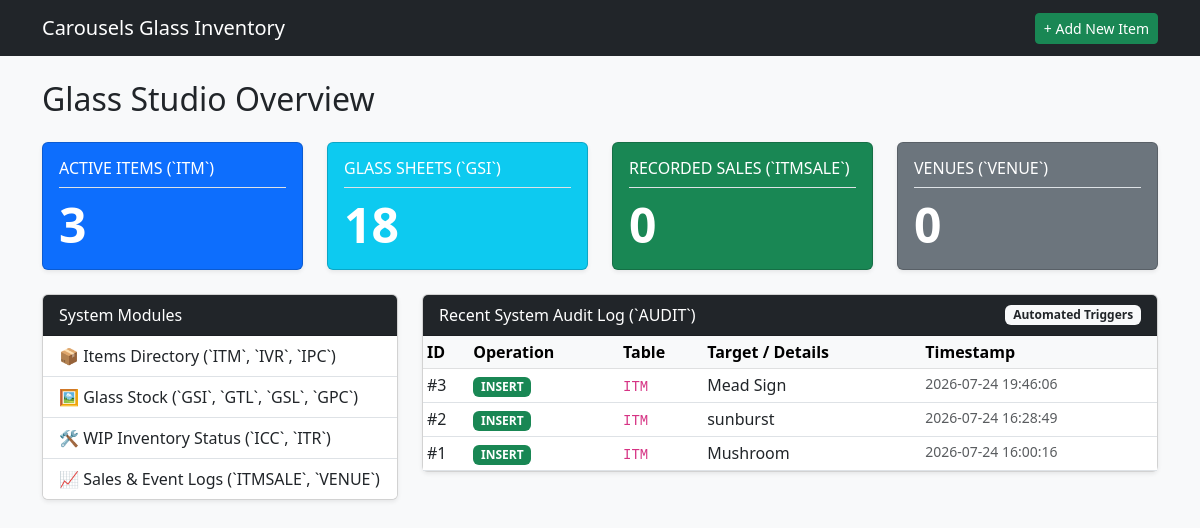
Before: / with the older database file.
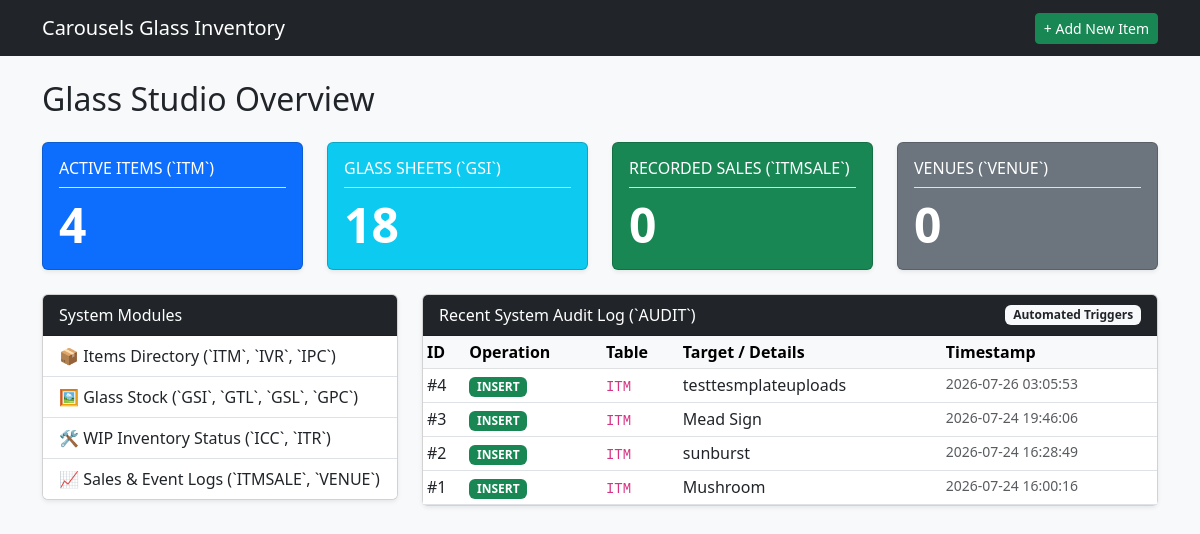
After: the same page with the newer database file.
### tables this page shows
CREATE TABLE AUDIT (

    TRANSID INTEGER PRIMARY KEY AUTOINCREMENT,
    TRNOP TEXT CHECK(TRNOP IN ('INSERT', 'UPDATE', 'DELETE')),
    TRNOLD TEXT,
    TRNNEW TEXT,
    TRNCOL TEXT,
    TRNTBL TEXT,
    TRNTS TEXT DEFAULT CURRENT_TIMESTAMP

);

### app.py (the view)
@app.route("/")
def index():
    db = get_db()
    stats = {
        "items": db.execute("SELECT COUNT(*) FROM ITM").fetchone()[0],
        "glass": db.execute("SELECT COUNT(*) FROM GSI").fetchone()[0],
        "sales": db.execute("SELECT COUNT(*) FROM ITMSALE").fetchone()[0],
        "venues": db.execute("SELECT COUNT(*) FROM VENUE").fetchone()[0],
    }
    recent_audits = db.execute(
        "SELECT * FROM AUDIT ORDER BY TRANSID DESC LIMIT 10"
    ).fetchall()
    return render_template(
        "dashboard.html", stats=stats, recent_audits=recent_audits
    )

### app.py (called while the page is built)
def get_db():
    conn = sqlite3.connect(DATABASE)
    conn.row_factory = sqlite3.Row
    conn.execute("PRAGMA foreign_keys = ON;")
    return conn

### templates/dashboard.html
{% extends 'base.html' %}
{% block content %}
<h2 class="mb-4">Glass Studio Overview</h2>
<div class="row mb-4">
	<div class="col-md-3">
	    <div class="card text-white bg-primary shadow-sm">
	        <div class="card-body">
	            <h6 class="card-title text-uppercase border-bottom pb-2">Active Items (`ITM`)</h6>
	            <h2 class="display-5 fw-bold mb-0">{{ stats['items'] }}</h2>
	        </div>
	    </div>
	</div>
	<div class="col-md-3">
        <div class="card text-white bg-info shadow-sm">
            <div class="card-body">
                <h6 class="card-title text-uppercase border-bottom pb-2">Glass Sheets (`GSI`)</h6>
                <h2 class="display-5 fw-bold mb-0">{{ stats.glass }}</h2>
            </div>
        </div>
    </div>
    <div class="col-md-3">
        <div class="card text-white bg-success shadow-sm">
            <div class="card-body">
                <h6 class="card-title text-uppercase border-bottom pb-2">Recorded Sales (`ITMSALE`)</h6>
                <h2 class="display-5 fw-bold mb-0">{{ stats.sales }}</h2>
            </div>
        </div>
    </div>
    <div class="col-md-3">
        <div class="card text-white bg-secondary shadow-sm">
            <div class="card-body">
                <h6 class="card-title text-uppercase border-bottom pb-2">Venues (`VENUE`)</h6>
                <h2 class="display-5 fw-bold mb-0">{{ stats.venues }}</h2>
            </div>
        </div>
    </div>
</div>
<div class="row">
    <div class="col-md-4 mb-4">
        <div class="card shadow-sm">
            <div class="card-header bg-dark text-white">System Modules</div>
            <div class="list-group list-group-flush">
                <a href="{{ url_for('index') }}" class="list-group-item list-group-item-action">📦 Items Directory (`ITM`, `IVR`, `IPC`)</a>
                <a href="{{ url_for('list_glass') }}" class="list-group-item list-group-item-action">🖼️ Glass Stock (`GSI`, `GTL`, `GSL`, `GPC`)</a>
                <a href="{{ url_for('inventory_status') }}" class="list-group-item list-group-item-action">🛠️ WIP Inventory Status (`ICC`, `ITR`)</a>
                <a href="{{ url_for('list_sales') }}" class="list-group-item list-group-item-action">📈 Sales & Event Logs (`ITMSALE`, `VENUE`)</a>
            </div>
        </div>
    </div>
    <div class="col-md-8">
        <div class="card shadow-sm">
            <div class="card-header bg-dark text-white d-flex justify-content-between align-items-center">
                <span>Recent System Audit Log (`AUDIT`)</span>
                <span class="badge bg-light text-dark">Automated Triggers</span>
            </div>
            <div class="card-body p-0">
                <table class="table table-sm table-hover mb-0">
                    <thead class="table-light">
                        <tr>
                            <th>ID</th>
                            <th>Operation</th>
                            <th>Table</th>
                            <th>Target / Details</th>
                            <th>Timestamp</th>
                        </tr>
                    </thead>
                    <tbody>
                        {% for log in recent_audits %}
                        <tr>
                            <td>#{{ log.TRANSID }}</td>
                            <td>
                                {% if log.TRNOP == 'INSERT' %}<span class="badge bg-success">INSERT</span>
                                {% elif log.TRNOP == 'UPDATE' %}<span class="badge bg-warning text-dark">UPDATE</span>
                                {% else %}<span class="badge bg-danger">DELETE</span>{% endif %}
                            </td>
                            <td><code>{{ log.TRNTBL }}</code></td>
                            <td>{{ log.TRNNEW or log.TRNOLD or '—' }}</td>
                            <td class="small text-muted">{{ log.TRNTS }}</td>
                        </tr>
                        {% else %}
                        <tr><td colspan="5" class="text-center py-3 text-muted">No audit operations recorded yet.</td></tr>
                        {% endfor %}
                    </tbody>
                </table>
            </div>
        </div>
    </div>
</div>
{% endblock %}

### templates/base.html (shortened to what this page needs)
<!DOCTYPE html>
<html lang="en">
<head>
    <link href="https://cdn.jsdelivr.net/npm/bootstrap@5.3.0/dist/css/bootstrap.min.css" rel="stylesheet">
</head>
<body class="bg-light">
    <nav class="navbar navbar-expand-lg navbar-dark bg-dark mb-4">
        <div class="container">
            <a class="navbar-brand" href="{{ url_for('index') }}">Carousels Glass Inventory</a>
            <div>
                <a href="{{ url_for('create_item') }}" class="btn btn-success btn-sm">+ Add New Item</a>
            </div>
        </div>
    </nav>
    <div class="container">
        {% block content %}{% endblock %}
    </div>
</body>
</html>

Changed rows visible on the page:
added AUDIT: TRANSID "4", TRNOP "INSERT", TRNTBL "ITM", TRNNEW "testtesmplateuploads", TRNTS "2026-07-26 03:05:53"
Other visible differences:
{{ stats['items'] }}: "3" → "4"
